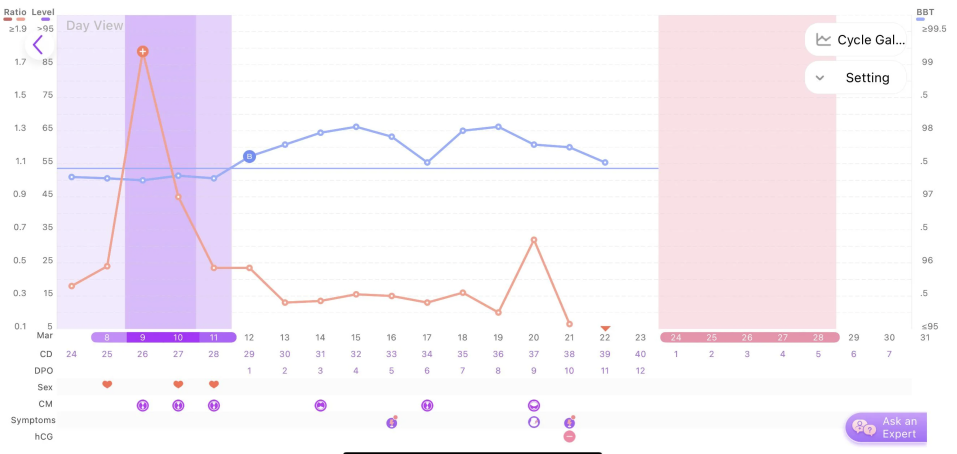
#> input picture real-screen-1.png, 2870 x 1360 px (shown at 1/3 size)
$ python -i axis_ticks.py   (imports and definitions only)
#> lines starting #> are read from the running program, lines starting #| are printed output that depends on the picture; after the words box and inside, x2 and y2 are one past the last pixel; in counts of white or black regions, pixels touching at a corner belong together
#> further down, picture is the input picture: shape (1360, 2870, 3); mean B, G, R 248.2, 241.1, 247.7
"""Axis tick-label detection + y→value linear fit.

Replaces the brittle "plot.y0/plot.y1 + BBT_SCALES range" mapping with one
anchored on the actual tick label positions printed by the app.

Pipeline:

  1. Detect dark-text rows in a vertical strip near the plot edge (right
     of plot.x1 for BBT, left of plot.x0 for LH). The strip OVERLAPS the
     plot edge because plot region detection routinely puts plot.x1 past
     the axis labels.
  2. Group connected components by y into label rows.
  3. Find the largest subset of rows whose y values form an arithmetic
     progression — that's the evenly-spaced tick column. Non-label dark
     text (LH-peak badge, app chrome) doesn't satisfy this property and is
     dropped.
  4. Assume the topmost row sits at the axis MAX and the bottommost at the
     axis MIN — this holds for all Premom-family layouts because their
     extreme labels carry "≤"/"≥" prefixes meaning the axis ends there.
  5. Linear fit value = a + b * y_pixel across the resolved anchors.

OCR is intentionally NOT done in this version: rendering cv2.putText
templates against real-app sans-serif fonts is unreliable enough that the
position-only signal beats it on accuracy. The TickLabel.text field is
left empty; a future pass could OCR each row to detect partial scales
(e.g. a chart cropped to 96-99°F instead of 95-99.5°F).
"""

from __future__ import annotations

import re
from dataclasses import dataclass, field
from typing import Literal

import cv2
import numpy as np

from .plot_region import PlotRegion


Side = Literal["right", "left"]


@dataclass
class TickLabel:
    y: float                                # center y in working canvas
    bbox: tuple[int, int, int, int]         # (x0, y0, x1, y1) in working canvas
    text: str                               # OCR'd text after digit-by-digit matching
    value: float | None = None              # interpreted numeric value


@dataclass
class AxisMapping:
    side: Side
    a: float                                # value = a + b * y_pixel
    b: float
    anchors: list[TickLabel] = field(default_factory=list)
    rmse: float = 0.0
    source: str = "ocr"                     # "ocr" | "count-based" | "none"

    def value_at(self, y: float) -> float:
        return self.a + self.b * y

    # [4 lines left out: function y_at, not called in this run]


# ── digit template bank ────────────────────────────────────────────────────
_DIGITS = "0123456789."
_FONTS = (
    cv2.FONT_HERSHEY_SIMPLEX,
    cv2.FONT_HERSHEY_DUPLEX,
    cv2.FONT_HERSHEY_TRIPLEX,
    cv2.FONT_HERSHEY_COMPLEX_SMALL,
)
_TEMPLATE_CACHE: dict[int, list[tuple[str, np.ndarray]]] = {}


def _render(d: str, scale: float, font: int) -> np.ndarray:
    thick = max(1, int(round(scale * 1.6)))
    (w, h), _ = cv2.getTextSize(d, font, scale, thick)
    img = np.zeros((h + 4, w + 4), dtype=np.uint8)
    cv2.putText(img, d, (2, h + 1), font, scale, 255, thick, cv2.LINE_AA)
    return img


def _templates_near(target_h: int) -> list[tuple[str, np.ndarray]]:
    key = max(8, target_h)
    cached = _TEMPLATE_CACHE.get(key)
    if cached is not None:
        return cached
    out: list[tuple[str, np.ndarray]] = []
    # Try scales spanning the target height since real fonts and Hershey
    # render at different per-scale heights.
    for ref_h in (28, 24, 22, 20, 18, 16):
        s = key / ref_h
        if not 0.2 <= s <= 3.0:
            continue
        for d in _DIGITS:
            for f in _FONTS:
                g = _render(d, s, f)
                if 6 < g.shape[0] < 80 and 4 < g.shape[1] < 80:
                    out.append((d, g))
    _TEMPLATE_CACHE[key] = out
    return out


def _ocr_glyph(glyph: np.ndarray) -> tuple[str, float]:
    """Best-match digit / '.' for a single glyph image (binary, white=ink)."""
    h, w = glyph.shape
    if h < 4 or w < 2:
        return "?", 0.0
    # Period detection — small, round, near the bottom — special-case it
    # because Hershey periods are too tiny to match reliably.
    if h <= 6 and w <= 6:
        return ".", 0.8
    templates = _templates_near(h)
    best_score, best_char = -1.0, "?"
    for d, t in templates:
        if t.shape[0] > glyph.shape[0] + 4 or t.shape[1] > glyph.shape[1] + 4:
            continue
        # match smaller dimension to fit inside glyph
        if t.shape[0] > h:
            t = cv2.resize(t, (max(1, int(t.shape[1] * h / t.shape[0])), h))
        if t.shape[1] > w:
            t = cv2.resize(t, (w, max(1, int(t.shape[0] * w / t.shape[1]))))
        if t.shape[0] > h or t.shape[1] > w:
            continue
        res = cv2.matchTemplate(glyph, t, cv2.TM_CCOEFF_NORMED)
        s = float(res.max()) if res.size > 0 else -1.0
        if s > best_score:
            best_score = s
            best_char = d
    return best_char, best_score


def _ocr_label_image(label_img: np.ndarray) -> str:
    """Segment label into left-to-right glyphs, OCR each, concatenate."""
    if label_img.size == 0:
        return ""
    gray = (label_img if label_img.ndim == 2
            else cv2.cvtColor(label_img, cv2.COLOR_BGR2GRAY))
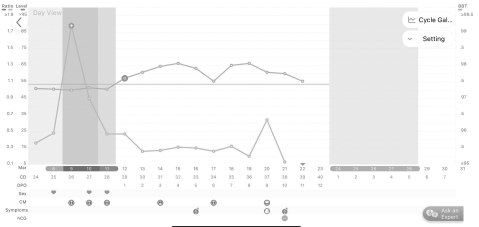
#> gray: shape (1360, 2870) (shown at 1/6 size); min 0, max 255, mean 243.9
    _, dark = cv2.threshold(gray, 0, 255,
                            cv2.THRESH_BINARY_INV + cv2.THRESH_OTSU)
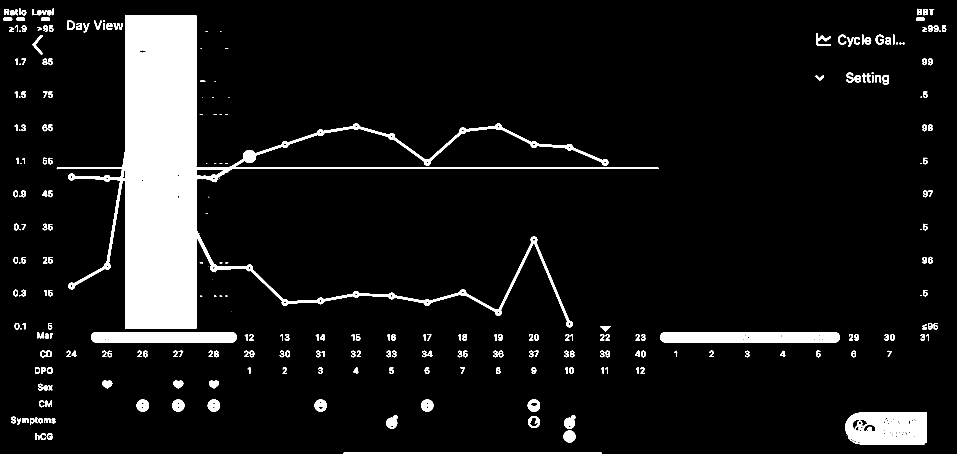
#> dark: shape (1360, 2870) (shown at 1/3 size); 8.5% white; 304 white regions (55 under 20 px), largest, box (x1, y1, x2, y2) and area: (170, 45, 1976, 987) 237760, (2536, 1237, 2781, 1327) 18374, (1981, 996, 2519, 1028) 16056
    n, _, stats, _ = cv2.connectedComponentsWithStats(dark, connectivity=8)
#> n = 305; stats = 305 rows, first 6: [0, 0, 2870, 1360, 3570843], [57, 25, 5, 4, 16], [158, 25, 4, 21, 79], [13, 27, 15, 18, 195], [96, 27, 13, 19, 115], [2751, 26, 15, 20, 206]
    glyphs: list[tuple[int, int, int, int]] = []
    for i in range(1, n):
        area = int(stats[i, cv2.CC_STAT_AREA])
        if area < 4:
            continue
        x = int(stats[i, cv2.CC_STAT_LEFT])
        y = int(stats[i, cv2.CC_STAT_TOP])
        w = int(stats[i, cv2.CC_STAT_WIDTH])
        h = int(stats[i, cv2.CC_STAT_HEIGHT])
        if w > 40 or h > 40:
            continue
        glyphs.append((x, y, w, h))
#> this loop made 304 passes
#> (area, x, y, w, h) on passes 2 to 4: (79, 158, 25, 4, 21), (195, 13, 27, 15, 18), (115, 96, 27, 13, 19)
#> after the loop, glyphs = 280 items, first 6: (57, 25, 5, 4), (158, 25, 4, 21), (13, 27, 15, 18), (96, 27, 13, 19), (2751, 26, 15, 20), (2770, 27, 14, 19)
    glyphs.sort(key=lambda g: g[0])
    chars: list[str] = []
    for x, y, w, h in glyphs:
        glyph = dark[y:y + h, x:x + w]
        pad = 2
        g = cv2.copyMakeBorder(glyph, pad, pad, pad, pad,
                               cv2.BORDER_CONSTANT, value=0)
        ch, score = _ocr_glyph(g)
        if score > 0.20:
            chars.append(ch)
#> this loop made 280 passes
#> (x, y) on passes 2 to 4: (13, 27), (28, 81), (30, 31)
    return "".join(chars)


# ── label row detection ────────────────────────────────────────────────────
# [86 lines left out: function _label_rows, not called in this run]


# ── value interpretation ───────────────────────────────────────────────────
_DIGIT_RX = re.compile(r"[\d.]+")


# [162 lines left out: functions _parse_text, _interpret_bbt, _interpret_lh, _fit, _count_based_fallback, _largest_ap_subset, not called in this run]


_NUMERIC_CHARS = set("0123456789.")


# [140 lines left out: functions _is_numeric_row, _detect_anchors, _mapping_from_extremes, detect_axis_mappings, not called in this run]

>>> import cv2
>>> picture = cv2.imread('../../real-screen-1.png')
>>> result = _ocr_label_image(picture)

$ run again, on real-screen-2.png
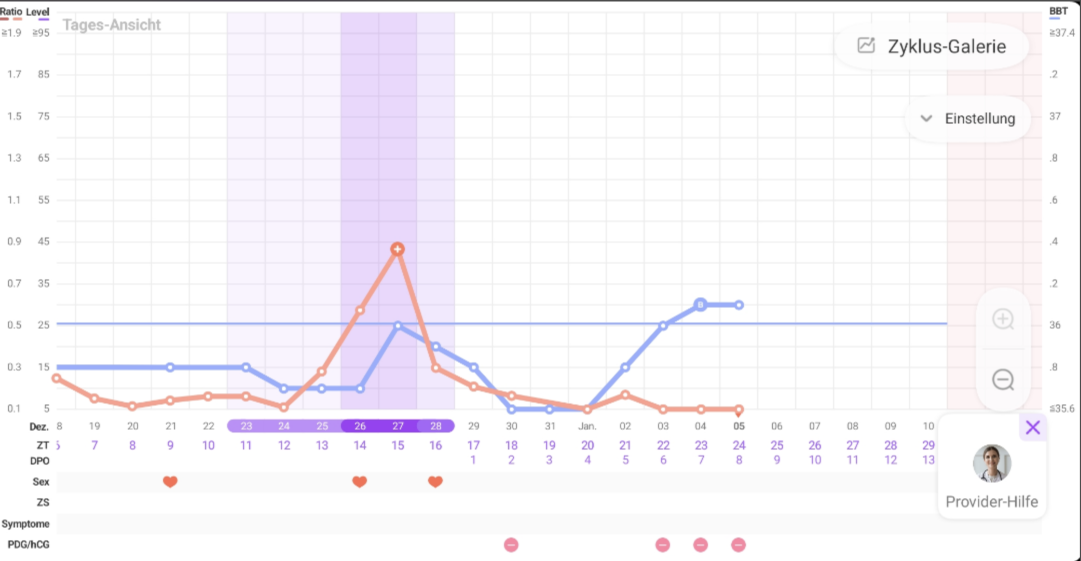
#> input picture real-screen-2.png, 2162 x 1122 px (shown at 1/2 size)
#> picture is the input picture: shape (1122, 2162, 3); mean B, G, R 249.6, 245.4, 248.1
#> in _ocr_label_image, `gray = (label_img if label_img.ndim == 2 else cv2.cvtColor(label_img, ..`:
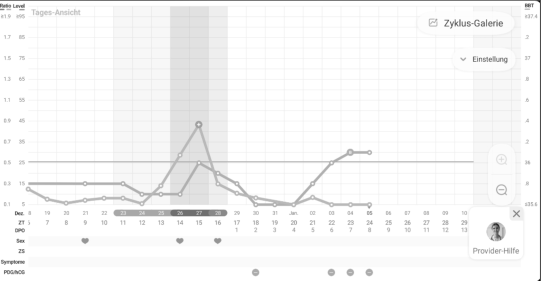
#> gray: shape (1122, 2162) (shown at 1/4 size); min 0, max 255, mean 246.7
#> in _ocr_label_image, `_, dark = cv2.threshold(gray, 0, 255, cv2.THRESH_BINARY_INV + cv2.THRE..`:
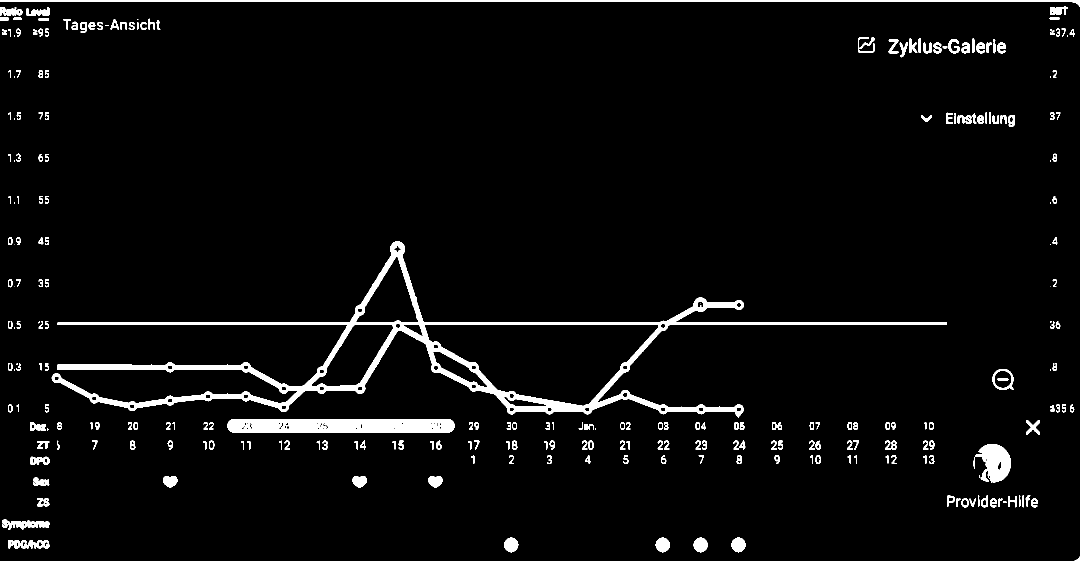
#> dark: shape (1122, 2162) (shown at 1/2 size); 4% white; 270 white regions (33 under 20 px), largest, box (x1, y1, x2, y2) and area: (103, 483, 1894, 835) 41945, (454, 838, 910, 866) 11504, (0, 0, 2162, 1122) 8840
#> n = 271; stats = 271 rows, first 6: [0, 3, 2160, 1119, 2329926], [0, 0, 2162, 1122, 8840], [2100, 13, 36, 17, 429], [0, 14, 45, 17, 529], [52, 15, 47, 17, 490], [0, 35, 18, 6, 106]
#> the loop in _ocr_label_image, `for i in range(1, n):` made 270 passes
#> (area, x, y, w, h) on passes 1 to 3: (8840, 0, 0, 2162, 1122), (429, 2100, 13, 36, 17), (529, 0, 14, 45, 17)
#> after the loop in _ocr_label_image, `for i in range(1, n):`: glyphs = 256 items, first 6: (2100, 13, 36, 17), (0, 35, 18, 6), (26, 35, 18, 5), (2099, 35, 21, 4), (77, 36, 21, 5), (297, 37, 13, 22)
#> the loop in _ocr_label_image, `for x, y, w, h in glyphs:` made 256 passes
#> (x, y) on passes 2 to 4: (4, 59), (4, 65), (16, 58)

$ run again, on real-screen-3.png
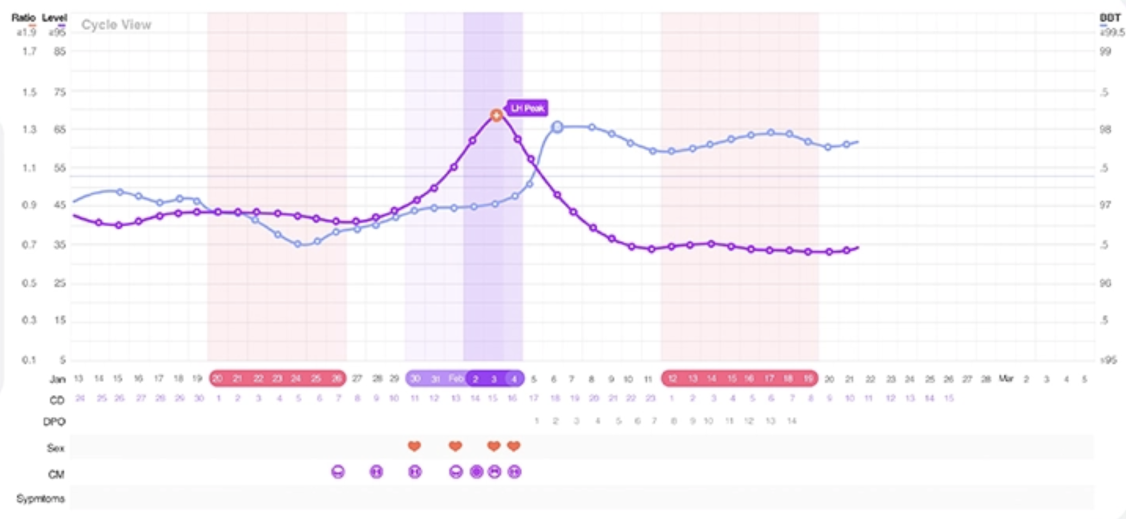
#> input picture real-screen-3.png, 2252 x 1038 px (shown at 1/2 size)
#> picture is the input picture: shape (1038, 2252, 3); mean B, G, R 248.3, 244.2, 249.1
#> in _ocr_label_image, `gray = (label_img if label_img.ndim == 2 else cv2.cvtColor(label_img, ..`:
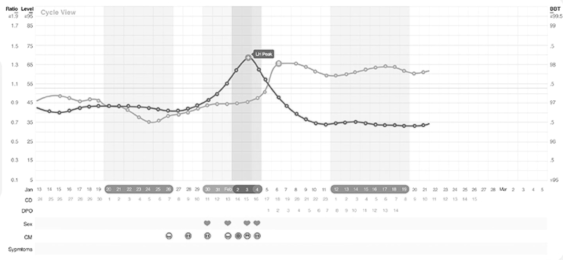
#> gray: shape (1038, 2252) (shown at 1/4 size); min 25, max 255, mean 246.1
#> in _ocr_label_image, `_, dark = cv2.threshold(gray, 0, 255, cv2.THRESH_BINARY_INV + cv2.THRE..`:
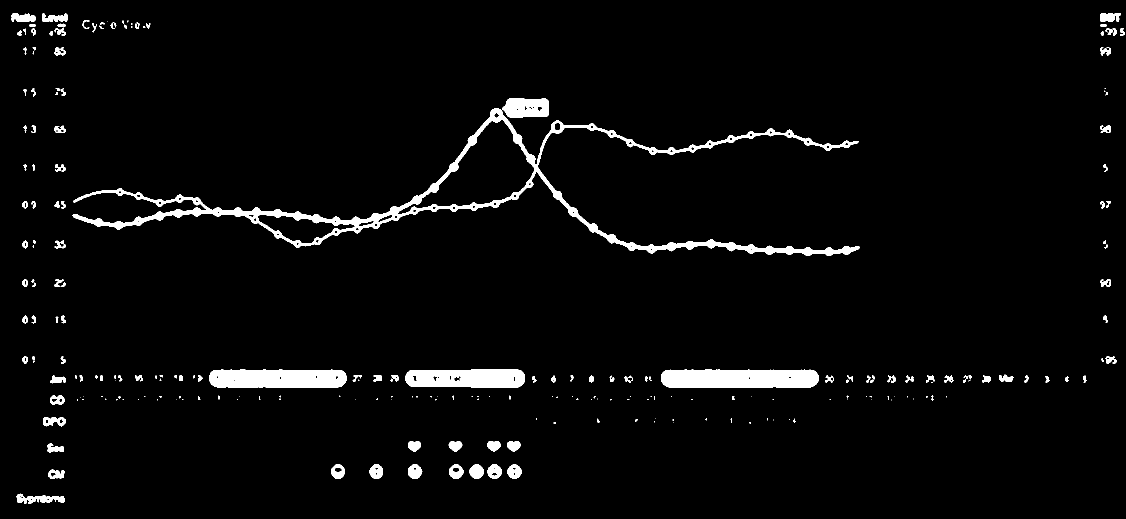
#> dark: shape (1038, 2252) (shown at 1/2 size); 3.4% white; 237 white regions (102 under 20 px), largest, box (x1, y1, x2, y2) and area: (145, 216, 1719, 512) 29982, (1322, 739, 1637, 775) 10782, (418, 739, 694, 775) 9333
#> n = 238; stats = 238 rows, first 6: [0, 0, 2252, 1038, 2257060], [23, 26, 49, 18, 660], [84, 27, 51, 17, 599], [2200, 26, 42, 18, 586], [164, 40, 15, 18, 89], [245, 41, 3, 7, 17]
#> the loop in _ocr_label_image, `for i in range(1, n):` made 237 passes
#> (area, x, y, w, h) on passes 1 to 3: (660, 23, 26, 49, 18), (599, 84, 27, 51, 17), (586, 2200, 26, 42, 18)
#> after the loop in _ocr_label_image, `for i in range(1, n):`: glyphs = 199 items, first 6: (164, 40, 15, 18), (245, 41, 3, 7), (255, 41, 2, 4), (201, 44, 8, 6), (221, 44, 12, 14), (270, 44, 9, 14)
#> the loop in _ocr_label_image, `for x, y, w, h in glyphs:` made 199 passes
#> (x, y) on passes 2 to 4: (44, 402), (44, 481), (44, 559)
